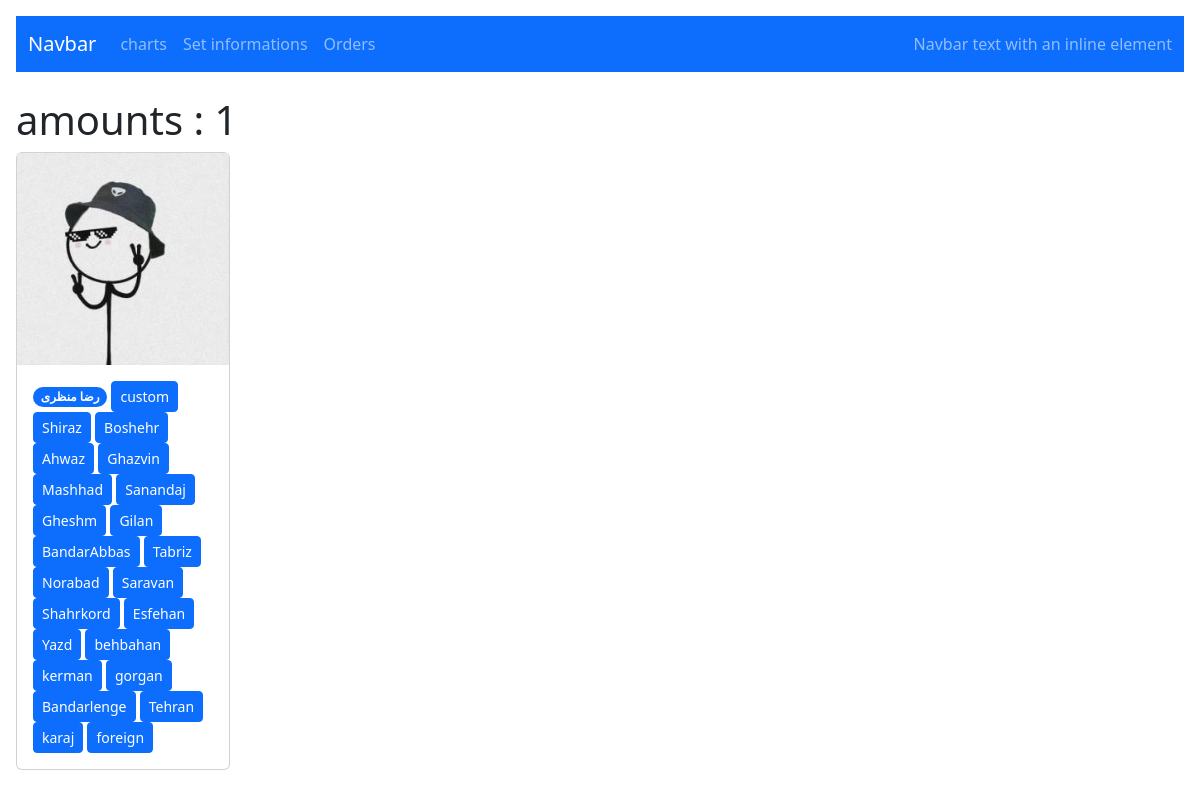
Page /setCity/kerman/ on the earlier database version.
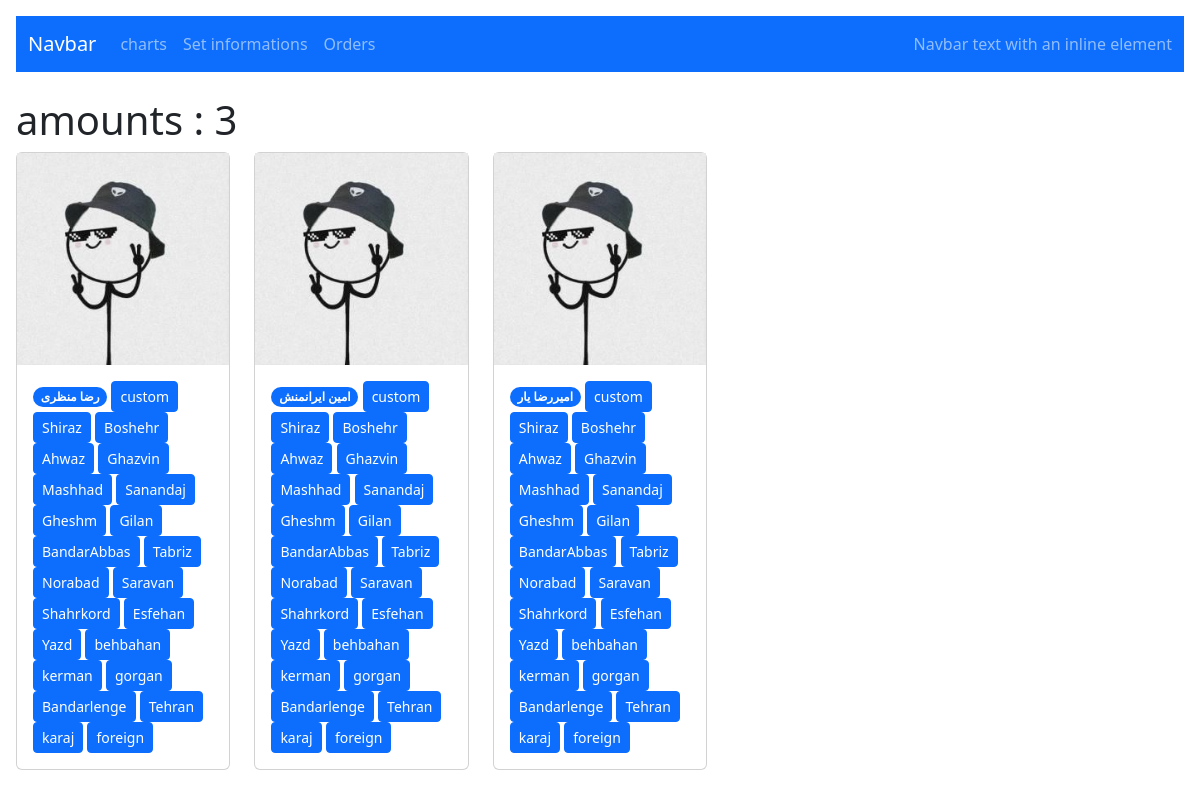
Same page on the later database version.
### accounts/models.py (models this page shows, shortened)
class User(AbstractBaseUser):
    status_reason = (
        ('u' , "university"),
        ('h', "highschool"),
        ('a' , "Friend"),
        ('g' , "game"),
        ('s' , "school"),
        ('o' , "other"),
        ('f' , "family"),
        ('i' , "instagram"),
    )
    username = models.CharField(unique=True, max_length=100)
    name = models.CharField(max_length=100, null=True, blank=True)
    is_admin = models.BooleanField(default=False)
    is_active = models.BooleanField(default=True)
    Avatar = models.ImageField(upload_to="images/Avatar",blank=True,null=True)
    code = models.IntegerField(blank=True,null=True)
    reason = models.CharField(max_length=1,choices = status_reason)
    city = models.ForeignKey(City,on_delete=models.CASCADE,related_name="user")
    USERNAME_FIELD = 'username'
    REQUIRED_FIELDS = ['name']
    objects = MyUserManager()

class City(models.Model):
    name = models.CharField(max_length=100, null=True, blank=True)
    class Meta:
        verbose_name = "City"
        verbose_name_plural = "Cities"
    def __str__(self):
        return str(self.name)

### info/views.py (the view)
# urls.py: path('setCity/<slug:cityName>/',setCitylist,name="setCitylist"),
def setCitylist(request,cityName):
    city = City.objects.get(name = cityName)
    users = User.objects.filter(city = city)
    amount = 0
    for user in users:
        amount += 1
    cities = City.objects.all()
    return render(request,'info/sets/setCity.html',{"cities" : cities,'users' : users,'amount':amount,'city':cityName})

### info/templates/info/sets/setCity.html (shortened to what this page needs)
{% extends 'info/base.html' %}
{% load static %}
{% block content %}
<h1>amounts : {{amount}}</h1>
<div class="row row-cols-2 row-cols-md-5 g-4">
    {% for user in users %}
          <div class="col">
            <div class="card">
                <img src="{% if user.Avatar %}{{user.Avatar.url}}{% else %}{% static 'panel/m.jfif' %}{% endif %}" >
              <div class="card-body">
                <span class="badge rounded-pill text-bg-primary">{{user.name}}</span>
                {% for city in cities %}
                  <a class="btn btn-primary btn-sm" href="{% url 'info:setCity' user.username city %}" role="button">{{city}}</a>
                {% endfor %}
              </div>
            </div>
          </div>
    {% endfor %}
</div>
{% endblock %}

### info/templates/info/base.html (shortened to what this page needs)
{% load static %}
<!doctype html>
<html lang="en">
  <head>
    <link href="https://cdn.jsdelivr.net/npm/bootstrap@5.2.0/dist/css/bootstrap.min.css" rel="stylesheet">
    <link href="https://getbootstrap.com/docs/5.2/assets/css/docs.css" rel="stylesheet">
  </head>
  <body class="p-3 m-0 border-0 bd-example">
    {% include 'info/elements/navbar.html' %}
    {% block content %}{% endblock %}
  </body>
</html>

### info/templates/info/elements/navbar.html (shortened to what this page needs)
<nav class="navbar navbar-expand-lg navbar-dark bg-primary">
  <div class="container-fluid">
    <a class="navbar-brand" href="{% url 'info:home' %}">Navbar</a>
    <div class="collapse navbar-collapse" id="navbarText">
      <ul class="navbar-nav me-auto mb-2 mb-lg-0">
        <li class="nav-item">
          <a class="nav-link" href="{% url 'info:charts' %}">charts</a>
        </li>
        <li class="nav-item">
          <a class="nav-link" href="{% url 'info:setsPage' %}">Set informations</a>
        </li>
        <li class="nav-item">
          <a class="nav-link" href="{% url 'info:ordersPage' %}">Orders</a>
        </li>
      </ul>
      <span class="navbar-text">
        Navbar text with an inline element
      </span>
    </div>
  </div>
</nav>

Differences in the rows shown:
now on this page (row edited): User: name "امین ایرانمنش", City (name "custom"), City (name "Shiraz"), City (name "Boshehr"), City (name "Ahwaz"), City (name "Ghazvin"), City (name "Mashhad"), City (name "Sanandaj"), City (name "Gheshm"), City (name "Gilan"), City (name "BandarAbbas"), City (name "Tabriz"), City (name "Norabad"), City (name "Saravan"), City (name "Shahrkord"), City (name "Esfehan"), City (name "Yazd"), City (name "behbahan"), City (name "kerman"), City (name "gorgan"), City (name "Bandarlenge"), City (name "Tehran"), City (name "karaj"), City (name "foreign")
now on this page (row edited): User: name "امیررضا یار", City (name "custom"), City (name "Shiraz"), City (name "Boshehr"), City (name "Ahwaz"), City (name "Ghazvin"), City (name "Mashhad"), City (name "Sanandaj"), City (name "Gheshm"), City (name "Gilan"), City (name "BandarAbbas"), City (name "Tabriz"), City (name "Norabad"), City (name "Saravan"), City (name "Shahrkord"), City (name "Esfehan"), City (name "Yazd"), City (name "behbahan"), City (name "kerman"), City (name "gorgan"), City (name "Bandarlenge"), City (name "Tehran"), City (name "karaj"), City (name "foreign")
Other differences:
{{ amount }}: "1" → "3"
